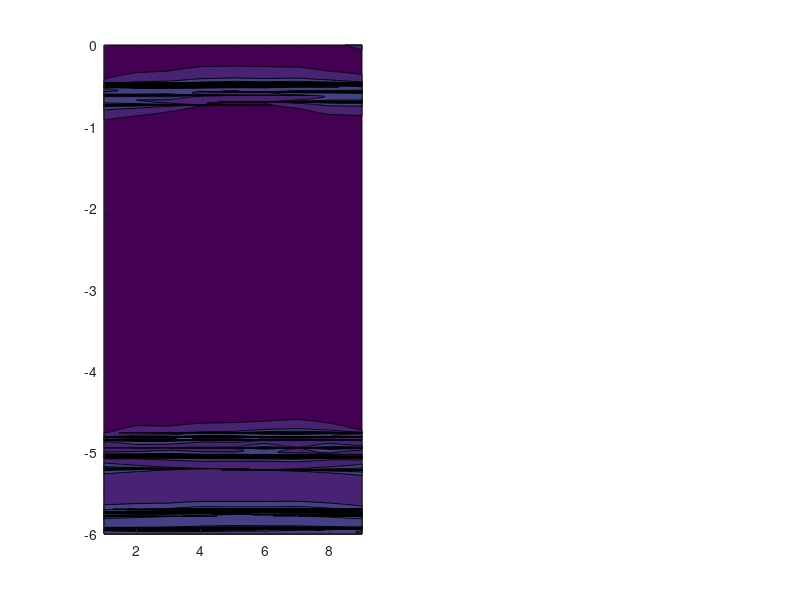

Here is the MATLAB script that generated this plot: (Note: this script raises an error after producing the figure.)
%% 2D DOS
clear all, close all, clc;
load DNADOS.mat;
load gammaCoeffs.mat;
N = 9;

temp = zeros(N, length(DOS));
for j = 1:N
     range = [j (N*2)+1-j];   
     temp(j, :) = temp(j, :) + sum(DOSBlock(range , :));

end
DOSBlock = flip(temp, 1); clear temp;

figure(1), subplot(1,2,1);
contourf(1:size(DOSBlock, 1), Energy, log(DOSBlock'), 'edgecolor', 'none');
title('Density of States along DNA Strand');
xlabel('Base-Pair Number (left to right)');
ylabel('Energy (eV)');
colormap hot;
caxis([-15 10]);
axis([1 9 -6 -5.5])
%set(gca, 'FontSize', 30, 'LineWidth', 2); %<- Plot properties
xticks(1:size(DOSBlock, 1))
% ylim([-4.8 -4.5])
% caxis([-4 0])
%title([num2str(num_basepairs) '-mer'])

subplot(1,6,4), plot(gammaLcoeffs, E), axis([0 1 -6 -5.5]), title('\Gamma_L Coeffs');
subplot(1,6,5), plot(gammaRcoeffs, E), axis([0 1 -6 -5.5]), title('\Gamma_R Coeffs');
